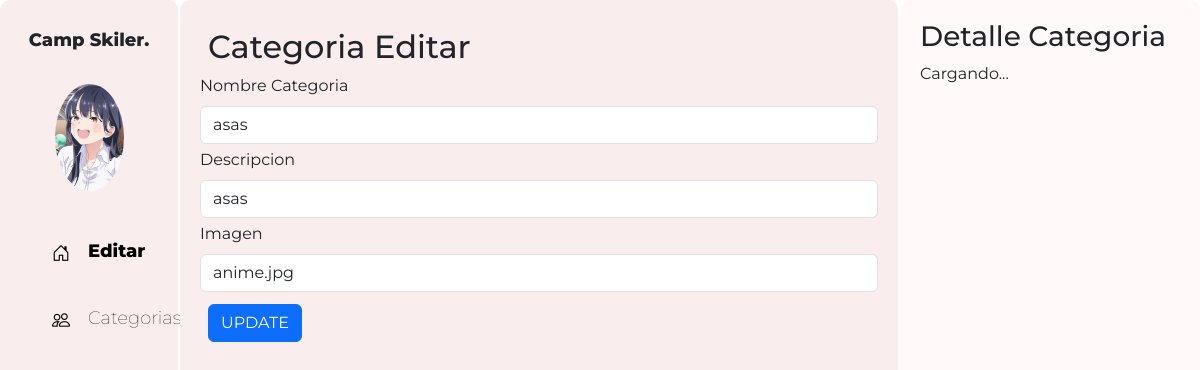
Screenshot of /CategoriasCrud/editarCategoria.php?Categoria_Id=8 with the database file from the repository.
### tables this page shows
CREATE TABLE Categoria(
    Categoria_Id INTEGER PRIMARY KEY AUTO_INCREMENT,
    Categoria_Nombre VARCHAR(255) NOT NULL,
    Descripcion VARCHAR(255) NOT NULL,
    Imagen LONGBLOB NOT NULL

);

### Config/config.php (called while the page is built, shortened)
<?php
    class Categoria{
        private $Categoria_Id;
        protected $dbCnx;
        public function __construct($Categoria_Id = 0, $Categoria_Nombre = "", $Descripcion = "", $Imagen = "")
        {
            $this->Categoria_Id = $Categoria_Id;
            $this->dbCnx = new PDO(DB_TYPE.":host=".DB_HOST.";dbname=".DB_NAME, DB_USER, DB_PWD, [PDO::ATTR_DEFAULT_FETCH_MODE => PDO::FETCH_ASSOC]);
        }
        public function setCategoria_Id($Categoria_Id)
        {
            $this->Categoria_Id = $Categoria_Id;
        }
        public function selectOneCategoria()
        {
            try {
                $stm = $this-> dbCnx -> prepare("SELECT * FROM Categoria WHERE Categoria_Id=?");
                $stm -> execute([$this->Categoria_Id]);
                return $stm->fetchAll();
            } catch (Exception $e) {
                return $e->getMessage();
            }
        }
    }
?>

### CategoriasCrud/editarCategoria.php (the view, shortened to what this page needs)
<?php
require_once("../Config/config.php");
$datos = new Categoria();
$Categoria_Id = $_GET["Categoria_Id"];
$datos->setCategoria_Id($Categoria_Id);
$record = $datos->selectOneCategoria();
$val = $record[0];
?>
<!DOCTYPE html>
<html>
<head>
  <link rel="stylesheet" href="https://cdn.jsdelivr.net/npm/bootstrap-icons@1.10.5/font/bootstrap-icons.css">
  <link href="https://cdn.jsdelivr.net/npm/bootstrap@5.3.0-alpha3/dist/css/bootstrap.min.css" rel="stylesheet"
>
  <link rel="stylesheet" type="text/css" href="../css/estudiantes.css">
</head>
<body>
  <div class="contenedor">
    <div class="parte-izquierda">
      <div class="perfil">
        <h3 style="margin-bottom: 2rem;">Camp Skiler.</h3>
        <img src="../images/ana.png" alt="" class="imagenPerfil">
      </div>
      <div class="menus">
        <a href="#" style="display: flex;gap:2px;">
          <i class="bi bi-house-door"> </i>
          <h3 style="margin: 0px;font-weight: 800;">Editar</h3>
        </a>
        <a href="#" style="display: flex;gap:2px;">
          <i class="bi bi-people"></i>
          <h3 style="margin: 0px;">Categorias</h3>
        </a>
      </div>
    </div>
    <div class="parte-media">
        <h2 class="m-2">Categoria Editar</h2>
      <div class="menuTabla contenedor2">
      <form class="col d-flex flex-wrap" action=""  method="post">
              <div class="mb-1 col-12">
                <label for="Categoria_Nombre" class="form-label">Nombre Categoria</label>
                <input
                  type="text"
                  id="Categoria_Nombre"
                  name="Categoria_Nombre"
                  class="form-control"
                  value="<?php echo $val["Categoria_Nombre"];?>"
                />
              </div>
              <div class="mb-1 col-12">
                <label for="direccion" class="form-label">Descripcion</label>
                <input
                  type="text"
                  id="Descripcion"
                  name="Descripcion"
                  class="form-control"
                  value="<?php echo $val["Descripcion"];?>"
                />
              </div>
              <div class="mb-1 col-12">
                <label for="logros" class="form-label">Imagen</label>
                <input
                  type="text"
                  id="Imagen"
                  name="Imagen"
                  class="form-control"
                  value="<?php echo $val["Imagen"];?>"
                />
              </div>
              <div class=" col-12 m-2">
                <input type="submit" class="btn btn-primary" value="UPDATE" name="editar"/>
              </div>
            </form>
      </div>
    </div>
    <div class="parte-derecho " id="detalles">
      <h3>Detalle Categoria</h3>
      <p>Cargando...</p>
    </div>
  </div>
</body>
</html>

### css/estudiantes.css (style rules this page uses)
body { font-family: 'Montserrat', sans-serif; height: 100%; overflow: hidden; }
.contenedor { display: flex; flex-direction: row; height: 100vh; margin: 0; }
.contenedor2 { overflow: auto; height: calc(100vh - 100px); }
.parte-media { background-color: #faeded; width: 60%; padding: 20px; border-radius: 10px; border-right: 2px solid rgb(255, 255, 255); }
.parte-derecho { background-color: #fff9f9; width: 25%; padding: 20px; border-radius: 10px; }
.imagenPerfil { border-radius: 100%; width: 50%; height: 50%; }
.perfil { display: flex; justify-content: center; align-items: center; flex-direction: column; font-size:large; font-weight: 800; }
.perfil h3 { font-size:large; font-weight: 800; margin-top: 10px; }
a { text-decoration: none; font-weight: lighter; color: black; }
.menus { padding-left: 2rem; margin-top: 2rem; display: flex; flex-direction: column; justify-content: center; gap: 40px; }
.menus h3 { font-weight: lighter; font-size:large }
i { margin-right: 1rem; font-size: large; }
.parte-izquierda { background-color: #faeded; width: 15%; border-right: 2px solid rgb(255, 255, 255); padding: 20px; border-radius: 10px; }

### rows the page displays
categoria: Categoria_Nombre "asas", Descripcion "asas", Imagen "anime.jpg"
